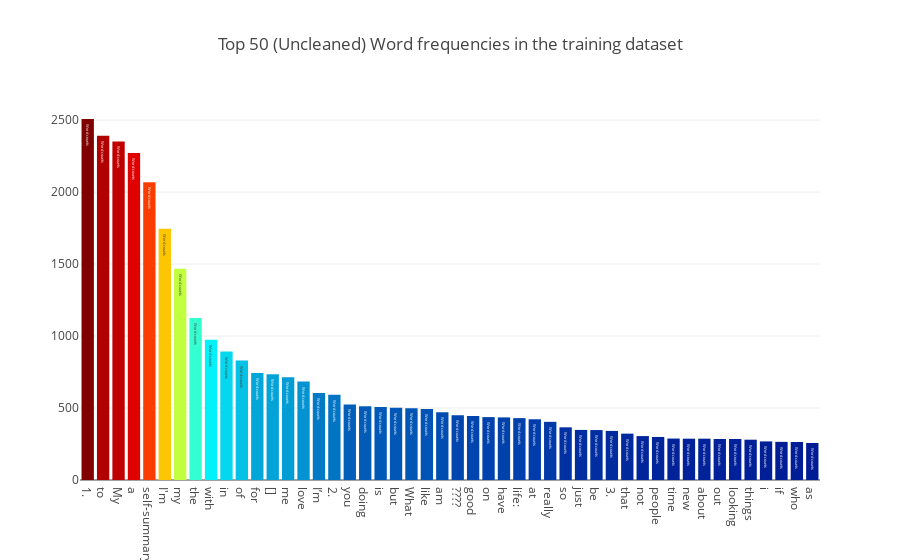

This figure's notebook cell:
### Markdown cell above
- Let's see what the most common words are in the uncleaned bio descriptions.

### Code cell
all_words = df['profile'].str.split(expand=True).unstack().value_counts()
data = [go.Bar(
            x = all_words.index.values[2:50],
            y = all_words.values[2:50],
            marker= dict(colorscale='Jet',
                         color = all_words.values[2:100]
                        ),
            text='Word counts'
    )]

layout = go.Layout(
    title='Top 50 (Uncleaned) Word frequencies in the training dataset'
)

fig = go.Figure(data=data, layout=layout)

py.iplot(fig, filename='basic-bar')

### Figure 1 — Plotly figure (JSON) as saved in the notebook; plotly's stock layout.template omitted (floating-point values rounded to 4 significant figures)
{"data": [{"marker": {"color": [2508, 2391, 2352, 2272, 2069, 1746, 1468, 1125, 974, 893, 830, 743, 735, 714, 684, 605, 593, 525, 512, 507, 502, 498, 493, 470, 450, 445, 437, 435, 430, 422, 404, 366, 348, 347, 341, 322, 305, 299, 288, 287, 287, 285, 285, 280, 268, 265, 264, 257, 252, 241, 241, 240, 235, 232, 226, 221, 214, 208, 203, 201, 200, 193, 192, 187, 184, 182, 175, 173, 172, 170, 166, 165, 164, 162, 162, 154, 153, 153, 150, 148, 148, 147, 146, 146, 145, 145, 144, 138, 137, 135, 135, 133, 131, 127, 126, 122, 122, 120], "colorscale": "Jet"}, "text": "Word counts", "type": "bar", "x": ["1.", "to", "My", "a", "self-summary:", "I'm", "my", "the", "with", "in", "of", "for", "[]", "me", "love", "I’m", "2.", "you", "doing", "is", "but", "What", "like", "am", "????", "good", "on", "have", "life:", "at", "really", "so", "just", "be", "3.", "that", "not", "people", "time", "new", "about", "out", "looking", "things", "i", "if", "who", "as"], "y": [2508, 2391, 2352, 2272, 2069, 1746, 1468, 1125, 974, 893, 830, 743, 735, 714, 684, 605, 593, 525, 512, 507, 502, 498, 493, 470, 450, 445, 437, 435, 430, 422, 404, 366, 348, 347, 341, 322, 305, 299, 288, 287, 287, 285, 285, 280, 268, 265, 264, 257]}], "layout": {"title": "Top 50 (Uncleaned) Word frequencies in the training dataset"}}
